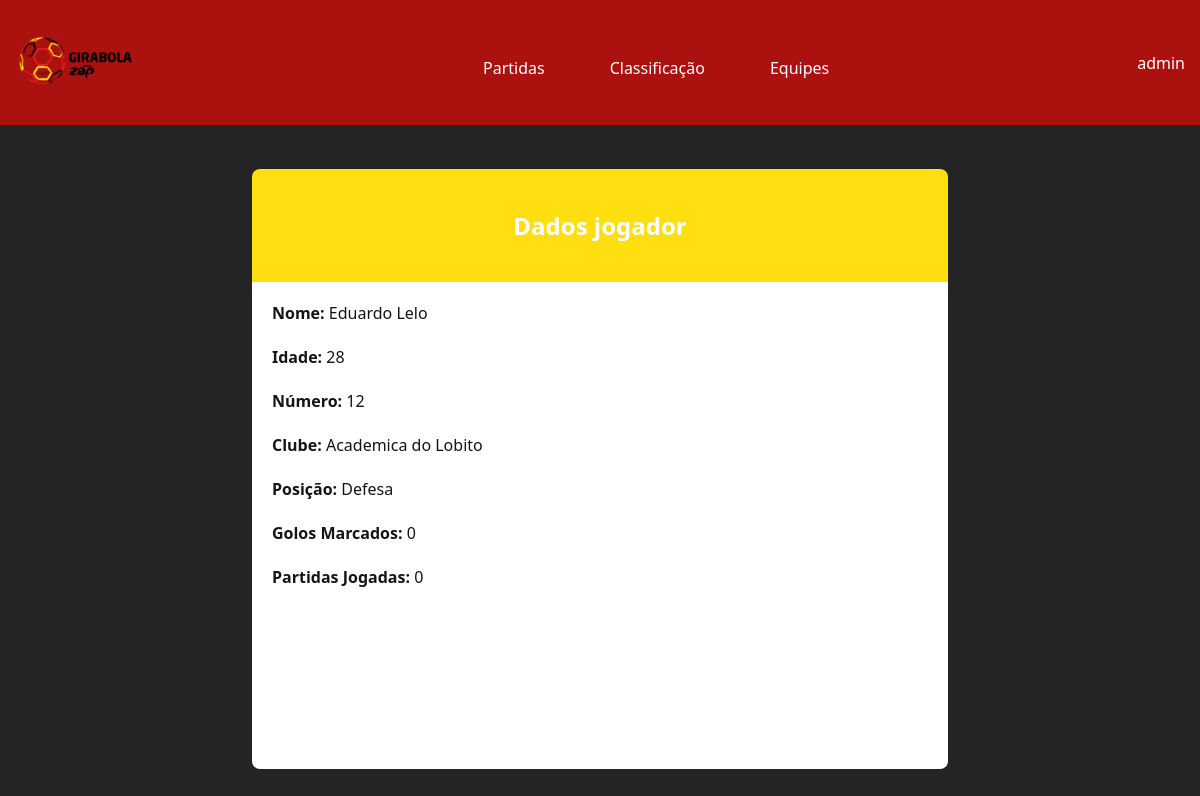
Page /clubes/clube/2/jogadores/25 on the committed database.
### clubes/models.py (models this page shows, shortened)
class Jogador(models.Model):
    POSICAO = [(
        'Guarda-Redes','GD'),
        ('Defesa','DF'),
        ('Meio-campo','MD'),
        ('Avançado','AV') ]
    nome = models.CharField(max_length=100)
    idade = models.IntegerField()
    clube = models.ForeignKey(Clube, on_delete = models.CASCADE)
    posicao = models.CharField(max_length=20,choices=POSICAO)
    numero = models.IntegerField()
    gols_marcados = models.IntegerField()
    is_capitao = models.BooleanField(default=False)
    class Meta:
        verbose_name = 'Jogador'
        verbose_name_plural = 'Jogadores'

class Clube(models.Model):
    nome = models.CharField(max_length=180)
    estadio = models.CharField(max_length=180)
    vitorias = models.IntegerField()
    derrotas = models.IntegerField()
    empates = models.IntegerField()
    gols_feitos = models.IntegerField()
    gols_sofridos = models.IntegerField()
    avatar = models.ImageField(upload_to='media')
    treinador = models.CharField(max_length=120,null=True,blank=True)
    def __str__(self):
        return self.nome
    class Meta:
        verbose_name = 'Clube'
        verbose_name_plural = 'Clubes'
        ordering = ['nome']

### clubes/views.py (the view)
# urls.py: path('clubes/clube/<int:clube_pk>/jogadores/<int:pk>',dados_jogador,name='jogador-detail'),
def dados_jogador(request,pk,clube_pk):
    clube = Clube.objects.get(pk=clube_pk)
    jogador = Jogador.objects.get(pk=pk)
    golos_marcados = Golo.objects.filter(jogador=jogador)
    qntd_golos = golos_marcados.count()
    partidas_jogadas = Jogo.objects.filter(
        Q(clube_casa=clube) |
        Q(clube_fora=clube)
    ).count()
    context = {
        'jogador':jogador,
        'golos_marcados':golos_marcados,
        'qntd_golos':qntd_golos,
        'partidas_jogadas':partidas_jogadas,
        'clube':clube
        }
    return render(request,'jogador.html',context)

### clubes/templates/jogador.html
{% extends 'base.html' %}
{% block content  %}
<div class="container" style="height: 100vh;">
    <div class="player-board">
        <div class="player-header">
            <h2>Dados jogador</h2>
        </div>
        <div class="player-data">
            <span class="data">
                <strong>Nome:</strong> {{jogador.nome}}
            </span>
            <span class="data">
                <strong>Idade:</strong> {{jogador.idade}}
            </span>
            <span class="data">
                <strong>Número:</strong> {{jogador.numero}}
            </span>
            <span class="data">
                <strong>Clube:</strong> {{ jogador.clube}}
            </span>
            <span class="data">
                <strong>Posição:</strong> {{jogador.posicao}}
            </span>
            <span class="data">
                <strong>Golos Marcados:</strong> {{qntd_golos}}
            </span>
            <span class="data">
                <strong>Partidas Jogadas:</strong> {{partidas_jogadas}}
            </span>
        </div>
    </div>
</div>
{% endblock content  %}

### static/css/index.css (style rules this page uses)
body { margin: 0; padding: 0; color: #fff; background-color: #242424; font-family: 'Segoe UI'; }
.player-board { display: flex; flex-direction: column; justify-content: center; align-items: center; margin-top: 20px; height: 80%; }
.player-header { background-color: #ffdf0f; width: 60%; padding: 20px; border-radius: 8px 8px 0px 0px; display: flex; justify-content: center; }
.player-data { height: 80%; width: 60%; background-color: #fff; padding: 20px; color: #141414; display: flex; flex-direction: column; gap: 22px; border-radius: 0px 0px 8px 8px; }

### static/css/ranking.css (style rules this page uses)
.container { max-width: 1200px; margin: auto; padding: 20px; }

### rows in the picture
Jogador: nome "Eduardo Lelo", idade "28", numero "12", clube "Academica do Lobito", posicao "Defesa"

### other values in the picture
{{ qntd_golos }} "0"
{{ partidas_jogadas }} "0"
